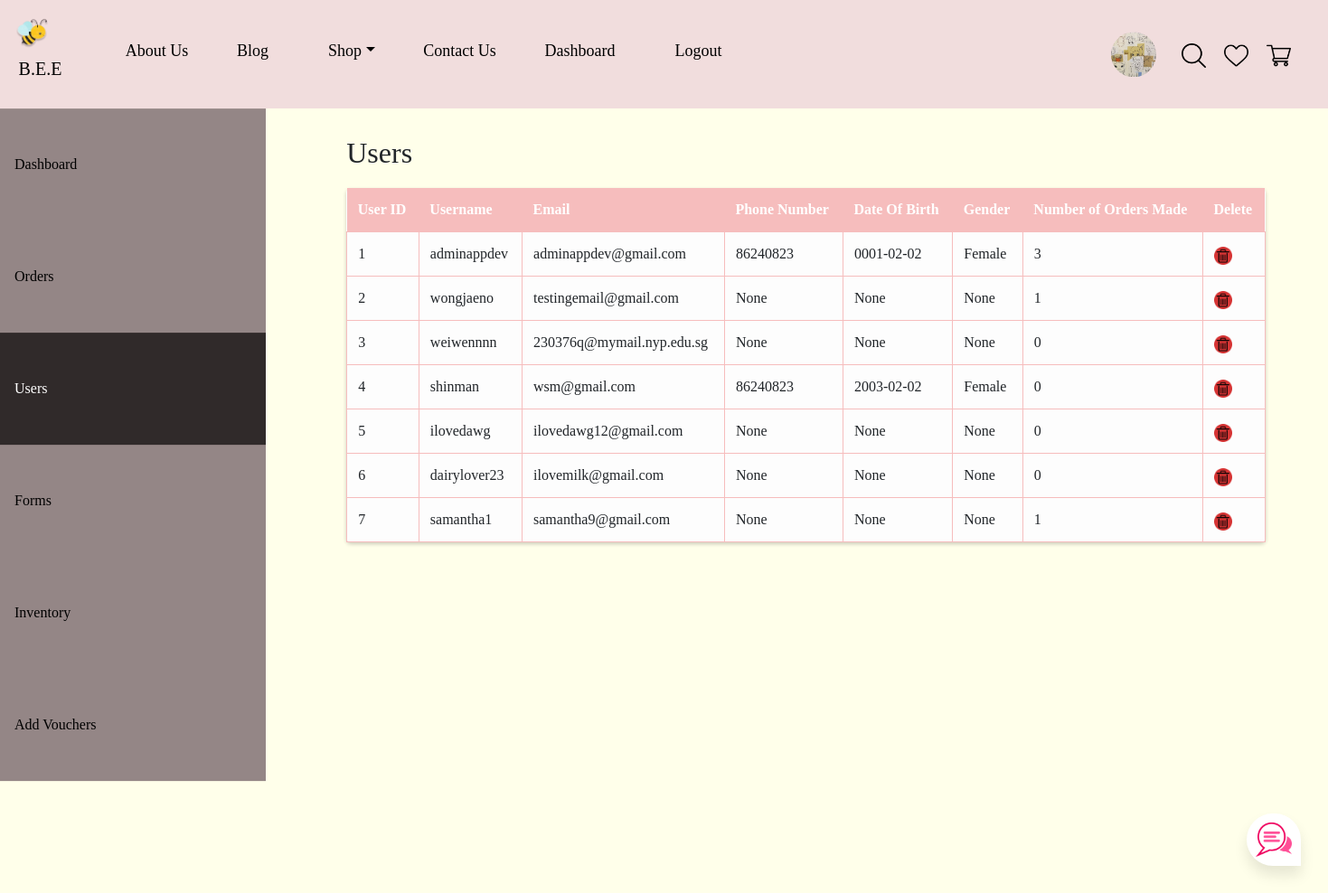
Screenshot of /users (signed in) with the database file from the repository.
### tables this page shows
CREATE TABLE user (user_id INTEGER PRIMARY KEY AUTOINCREMENT, username VARCHAR(255) NOT NULL UNIQUE, email VARCHAR(255) NOT NULL UNIQUE, password INT(255) NOT NULL, phone_no INT(8), dob STRING, gender STRING, profile_pic LONGBLOB, datetime INT NOT NULL DEFAULT CURRENT_TIMESTAMP);

### app.py (the view)
@app.route('/users')
@login_required
def users():
    con = sqlite3.connect('database.db')
    con.row_factory = sqlite3.Row
    cur = con.cursor()
    cur.execute("SELECT rowid, * FROM user")
    rows = cur.fetchall()
    cur.execute('''
    SELECT u.username, COALESCE(t.row_count, 0) AS row_count
    FROM (
      SELECT DISTINCT username
      FROM user
    ) u
    LEFT JOIN (
      SELECT username, COUNT(DISTINCT session_id) AS row_count
      FROM sessions
      GROUP BY username
    ) t ON u.username = t.username
''')
    orders = cur.fetchall()
    results = []
    users = []
    for i in rows:
        users.append(i['username'])
    for row in orders:
        username = row[0]
        row_count = row[1]
        results.append((username, row_count))
    row_order = []
    for user in users:
        for username in results:
            if user == username[0]:
                row_order.append(username[1])
    con.close()
    return render_template('users.html', rows=rows, row_order=row_order)

### app.py (called while the page is built)
def get_db():
    db = getattr(g, '_database', None)
    if db is None:
        db = g._database = sqlite3.connect('database.db')
    return db

@app.teardown_appcontext
def close_connection(exception):
    db = getattr(g, '_database', None)
    if db is not None:
        db.close()

@app.before_request
def load_logged_in_user():
    user_id = session.get('user_id')
    if user_id is None:
        g.user = None
    else:
        g.user = get_db().execute(
            'SELECT * FROM user WHERE user_id = ?', (user_id,)
        ).fetchone()

def login_required(view):
    @functools.wraps(view)
    def wrapped_view(**kwargs):
        if g.user is None:
            return redirect(url_for('login'))
        return view(**kwargs)
    return wrapped_view

### templates/users.html (shortened to what this page needs)
<!DOCTYPE html>
<html>
<head>
  <link rel="stylesheet" type="text/css" href="/static/css/users.css">
</head>
<body>
{% extends "base.html" %}
{% block content %}
<ul class="admin" style="float: left;">
  <li><a href="/admindashboard">Dashboard</a></li>
  <li>
    <a href="/orders">Orders</a>
  </li>
  <li><a class="active" href="/users">Users</a></li>
  <li><a href="/forms">Forms</a></li>
  <li><a href="/admin_inventory">Inventory</a></li>
  <li><a href="/add_vouchers">Add Vouchers</a></li>
</ul>
<div style="margin-left:25%;padding:30px 16px;height:868px;">
  <h2>Users</h2>
    <table id="users">
      <thead>
      <th>User ID</th>
      <th>Username</th>
      <th>Email</th>
      <th>Phone Number</th>
      <th>Date Of Birth</th>
      <th>Gender</th>
      <th>Number of Orders Made</th>
      <th>Delete</th>
      </thead>
      {% for row in rows %}
      <tr>
        <td>{{ loop.index }}</td>
        <td>{{ row['username'] }}</td>
        <td>{{ row['email'] }}</td>
        <td>{{ row['phone_no'] }}</td>
        <td>{{ row['dob'] }}</td>
        <td>{{ row['gender'] }}</td>
        <td>{{ row_order[loop.index - 1] }}</td>
        <td><a href="/delete_user/{{ row['user_id'] }}/{{ row['username'] }}"><img src="static/img/img_4.png" width="20px"></a></td>
      </tr>
      {% endfor %}
    </table>
</div>
</body>
</html>
{% endblock %}

### static/css/users.css (style rules this page uses)
body { margin: 0; }
ul.admin { list-style-type: none; margin: 0; padding: 0; width: 20%; background-color: #948686 ; position: sticky; top: 120px; height: 100%; overflow-y: scroll; }
.admin li a { display: block; color: #000; padding: 50px 16px; text-decoration: none; }
.admin li a.active { background-color: #302A2A; color: white; }
#users th { padding-top: 12px; padding-bottom: 12px; padding-right: 50px; padding-left: 10px; text-align: left; background-color: #F6BDBD; color: white; }
table, td { padding-left: 10px; }
table { border-collapse: collapse; }
#users { margin-top: 20px; border-collapse: collapse; width: 95%; background-color: #FDFDFD; border-radius: 5px; box-shadow: 0 2px 4px rgba(0, 0, 0, 0.2); }
#users th { padding: 12px; text-align: left; background-color: #F6BDBD; color: white; }
#users td { padding: 12px; border: 1px solid #F6BDBD; }
#users td a { color: #04AA6D; text-decoration: none; }

### templates/base.html (style rules this page uses)
body { background-color: #FFFFEA; overflow-x: hidden; overflow-y: scroll; }
* { margin:0px; padding:0px; box-sizing: border-box; font-family: 'Anko'; }
::placeholder { text-align: center; color: gray; opacity: 1; }

### rows the page displays
user: username "adminappdev", email "adminappdev@gmail.com", phone_no "86240823", dob "0001-02-02", gender "Female", row_order "3"
user: username "wongjaeno", email "testingemail@gmail.com", phone_no "None", dob "None", gender "None", row_order "1"
user: username "weiwennnn", email "230376q@mymail.nyp.edu.sg", phone_no "None", dob "None", gender "None", row_order "0"
user: username "shinman", email "wsm@gmail.com", phone_no "86240823", dob "2003-02-02", gender "Female", row_order "0"
user: username "ilovedawg", email "ilovedawg12@gmail.com", phone_no "None", dob "None", gender "None", row_order "0"
user: username "dairylover23", email "ilovemilk@gmail.com", phone_no "None", dob "None", gender "None", row_order "0"
user: username "samantha1", email "samantha9@gmail.com", phone_no "None", dob "None", gender "None", row_order "1"
